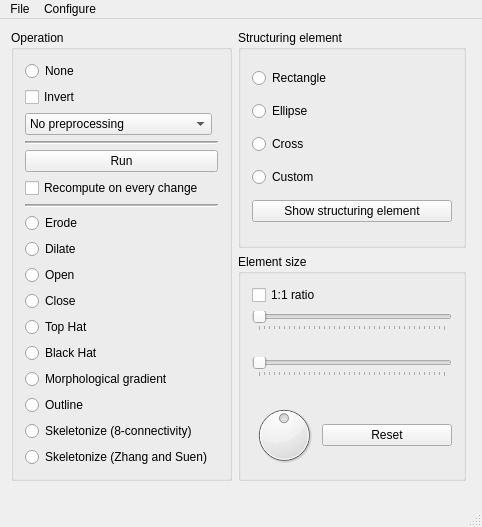
<?xml version="1.0" encoding="UTF-8"?>
<ui version="4.0">
 <author>Kajetan Śwerik</author>
 <class>MainWindow</class>
 <widget class="QMainWindow" name="MainWindow">
  <property name="geometry">
   <rect>
    <x>0</x>
    <y>0</y>
    <width>482</width>
    <height>527</height>
   </rect>
  </property>
  <property name="sizePolicy">
   <sizepolicy hsizetype="Minimum" vsizetype="Minimum">
    <horstretch>0</horstretch>
    <verstretch>0</verstretch>
   </sizepolicy>
  </property>
  <property name="windowTitle">
   <string>Morph OpenCL</string>
  </property>
  <widget class="QWidget" name="qcentralWidget">
   <property name="sizePolicy">
    <sizepolicy hsizetype="Minimum" vsizetype="Minimum">
     <horstretch>0</horstretch>
     <verstretch>0</verstretch>
    </sizepolicy>
   </property>
   <property name="maximumSize">
    <size>
     <width>16777215</width>
     <height>16777215</height>
    </size>
   </property>
   <layout class="QGridLayout" name="gridLayout_2">
    <item row="0" column="0">
     <layout class="QGridLayout" name="gridLayout_4">
      <item row="0" column="4">
       <widget class="QGroupBox" name="gbElement">
        <property name="sizePolicy">
         <sizepolicy hsizetype="Minimum" vsizetype="Minimum">
          <horstretch>0</horstretch>
          <verstretch>0</verstretch>
         </sizepolicy>
        </property>
        <property name="minimumSize">
         <size>
          <width>0</width>
          <height>0</height>
         </size>
        </property>
        <property name="maximumSize">
         <size>
          <width>16777215</width>
          <height>16777215</height>
         </size>
        </property>
        <property name="title">
         <string>Structuring element</string>
        </property>
        <layout class="QVBoxLayout" name="verticalLayout">
         <item>
          <widget class="QRadioButton" name="rbRect">
           <property name="text">
            <string>Rectangle</string>
           </property>
          </widget>
         </item>
         <item>
          <widget class="QRadioButton" name="rbEllipse">
           <property name="text">
            <string>Ellipse</string>
           </property>
          </widget>
         </item>
         <item>
          <widget class="QRadioButton" name="rbCross">
           <property name="text">
            <string>Cross</string>
           </property>
          </widget>
         </item>
         <item>
          <widget class="QRadioButton" name="rbCustom">
           <property name="text">
            <string>Custom</string>
           </property>
          </widget>
         </item>
         <item>
          <widget class="QPushButton" name="pbShowSE">
           <property name="text">
            <string>Show structuring element</string>
           </property>
          </widget>
         </item>
        </layout>
       </widget>
      </item>
      <item row="1" column="4">
       <widget class="QGroupBox" name="gbElementSize">
        <property name="enabled">
         <bool>true</bool>
        </property>
        <property name="sizePolicy">
         <sizepolicy hsizetype="Minimum" vsizetype="Minimum">
          <horstretch>0</horstretch>
          <verstretch>0</verstretch>
         </sizepolicy>
        </property>
        <property name="minimumSize">
         <size>
          <width>0</width>
          <height>0</height>
         </size>
        </property>
        <property name="maximumSize">
         <size>
          <width>16777215</width>
          <height>16777215</height>
         </size>
        </property>
        <property name="title">
         <string>Element size</string>
        </property>
        <layout class="QGridLayout" name="gridLayout">
         <item row="0" column="0" colspan="2">
          <widget class="QCheckBox" name="cbSquare">
           <property name="text">
            <string>1:1 ratio</string>
           </property>
          </widget>
         </item>
         <item row="1" column="0" colspan="2">
          <widget class="QSlider" name="hsXElementSize">
           <property name="sizePolicy">
            <sizepolicy hsizetype="Minimum" vsizetype="Fixed">
             <horstretch>0</horstretch>
             <verstretch>0</verstretch>
            </sizepolicy>
           </property>
           <property name="minimumSize">
            <size>
             <width>200</width>
             <height>0</height>
            </size>
           </property>
           <property name="minimum">
            <number>1</number>
           </property>
           <property name="maximum">
            <number>75</number>
           </property>
           <property name="pageStep">
            <number>2</number>
           </property>
           <property name="orientation">
            <enum>Qt::Horizontal</enum>
           </property>
           <property name="invertedAppearance">
            <bool>false</bool>
           </property>
           <property name="invertedControls">
            <bool>false</bool>
           </property>
           <property name="tickPosition">
            <enum>QSlider::TicksBelow</enum>
           </property>
           <property name="tickInterval">
            <number>0</number>
           </property>
          </widget>
         </item>
         <item row="2" column="0">
          <widget class="QLabel" name="lbXElementSize">
           <property name="text">
            <string/>
           </property>
           <property name="alignment">
            <set>Qt::AlignRight|Qt::AlignTrailing|Qt::AlignVCenter</set>
           </property>
          </widget>
         </item>
         <item row="3" column="0" colspan="2">
          <widget class="QSlider" name="hsYElementSize">
           <property name="sizePolicy">
            <sizepolicy hsizetype="Minimum" vsizetype="Fixed">
             <horstretch>0</horstretch>
             <verstretch>0</verstretch>
            </sizepolicy>
           </property>
           <property name="minimumSize">
            <size>
             <width>0</width>
             <height>0</height>
            </size>
           </property>
           <property name="minimum">
            <number>1</number>
           </property>
           <property name="maximum">
            <number>75</number>
           </property>
           <property name="pageStep">
            <number>2</number>
           </property>
           <property name="orientation">
            <enum>Qt::Horizontal</enum>
           </property>
           <property name="tickPosition">
            <enum>QSlider::TicksBelow</enum>
           </property>
          </widget>
         </item>
         <item row="4" column="0">
          <widget class="QLabel" name="lbYElementSize">
           <property name="text">
            <string/>
           </property>
           <property name="alignment">
            <set>Qt::AlignRight|Qt::AlignTrailing|Qt::AlignVCenter</set>
           </property>
          </widget>
         </item>
         <item row="5" column="0" rowspan="3">
          <widget class="QDial" name="dialRotation">
           <property name="minimumSize">
            <size>
             <width>64</width>
             <height>64</height>
            </size>
           </property>
           <property name="maximumSize">
            <size>
             <width>64</width>
             <height>64</height>
            </size>
           </property>
           <property name="maximum">
            <number>360</number>
           </property>
           <property name="value">
            <number>180</number>
           </property>
           <property name="orientation">
            <enum>Qt::Horizontal</enum>
           </property>
           <property name="wrapping">
            <bool>true</bool>
           </property>
          </widget>
         </item>
         <item row="5" column="1">
          <widget class="QLabel" name="lbRotation">
           <property name="text">
            <string/>
           </property>
           <property name="alignment">
            <set>Qt::AlignCenter</set>
           </property>
          </widget>
         </item>
         <item row="6" column="1">
          <widget class="QPushButton" name="pbResetRotation">
           <property name="sizePolicy">
            <sizepolicy hsizetype="Preferred" vsizetype="Preferred">
             <horstretch>0</horstretch>
             <verstretch>0</verstretch>
            </sizepolicy>
           </property>
           <property name="text">
            <string>Reset</string>
           </property>
          </widget>
         </item>
        </layout>
       </widget>
      </item>
      <item row="0" column="3" rowspan="2">
       <layout class="QVBoxLayout" name="verticalLayout_3">
        <item>
         <widget class="QGroupBox" name="bpOperation">
          <property name="sizePolicy">
           <sizepolicy hsizetype="Minimum" vsizetype="Minimum">
            <horstretch>0</horstretch>
            <verstretch>0</verstretch>
           </sizepolicy>
          </property>
          <property name="title">
           <string>Operation</string>
          </property>
          <layout class="QGridLayout" name="gridLayout_3">
           <property name="sizeConstraint">
            <enum>QLayout::SetMinimumSize</enum>
           </property>
           <property name="spacing">
            <number>6</number>
           </property>
           <item row="0" column="0" colspan="2">
            <widget class="QRadioButton" name="rbNone">
             <property name="text">
              <string>None</string>
             </property>
            </widget>
           </item>
           <item row="1" column="0" colspan="2">
            <widget class="QCheckBox" name="cbInvert">
             <property name="text">
              <string>Invert</string>
             </property>
            </widget>
           </item>
           <item row="3" column="0" colspan="2">
            <widget class="Line" name="line">
             <property name="frameShadow">
              <enum>QFrame::Sunken</enum>
             </property>
             <property name="lineWidth">
              <number>1</number>
             </property>
             <property name="midLineWidth">
              <number>1</number>
             </property>
             <property name="orientation">
              <enum>Qt::Horizontal</enum>
             </property>
            </widget>
           </item>
           <item row="10" column="0" colspan="2">
            <widget class="QRadioButton" name="rbErode">
             <property name="text">
              <string>Erode</string>
             </property>
            </widget>
           </item>
           <item row="11" column="0" colspan="2">
            <widget class="QRadioButton" name="rbDilate">
             <property name="text">
              <string>Dilate</string>
             </property>
            </widget>
           </item>
           <item row="12" column="0" colspan="2">
            <widget class="QRadioButton" name="rbOpen">
             <property name="text">
              <string>Open</string>
             </property>
            </widget>
           </item>
           <item row="13" column="0" colspan="2">
            <widget class="QRadioButton" name="rbClose">
             <property name="text">
              <string>Close</string>
             </property>
            </widget>
           </item>
           <item row="15" column="0" colspan="2">
            <widget class="QRadioButton" name="rbTopHat">
             <property name="text">
              <string>Top Hat</string>
             </property>
            </widget>
           </item>
           <item row="17" column="0" colspan="2">
            <widget class="QRadioButton" name="rbBlackHat">
             <property name="text">
              <string>Black Hat</string>
             </property>
            </widget>
           </item>
           <item row="20" column="0" colspan="2">
            <widget class="QRadioButton" name="rbSkeleton">
             <property name="text">
              <string>Skeletonize (8-connectivity)</string>
             </property>
            </widget>
           </item>
           <item row="19" column="0" colspan="2">
            <widget class="QRadioButton" name="rbOutline">
             <property name="text">
              <string>Outline</string>
             </property>
            </widget>
           </item>
           <item row="18" column="0">
            <widget class="QRadioButton" name="rbGradient">
             <property name="text">
              <string>Morphological gradient</string>
             </property>
            </widget>
           </item>
           <item row="6" column="0" colspan="2">
            <widget class="QPushButton" name="pbRun">
             <property name="text">
              <string>Run</string>
             </property>
            </widget>
           </item>
           <item row="8" column="0" colspan="2">
            <widget class="QCheckBox" name="cbAutoTrigger">
             <property name="text">
              <string>Recompute on every change</string>
             </property>
            </widget>
           </item>
           <item row="9" column="0" colspan="2">
            <widget class="Line" name="line_2">
             <property name="lineWidth">
              <number>1</number>
             </property>
             <property name="midLineWidth">
              <number>1</number>
             </property>
             <property name="orientation">
              <enum>Qt::Horizontal</enum>
             </property>
            </widget>
           </item>
           <item row="21" column="0">
            <widget class="QRadioButton" name="rbSkeletonZhang">
             <property name="text">
              <string>Skeletonize (Zhang and Suen)</string>
             </property>
            </widget>
           </item>
           <item row="2" column="0">
            <widget class="QComboBox" name="cmbBayer">
             <item>
              <property name="text">
               <string>No preprocessing</string>
              </property>
             </item>
             <item>
              <property name="text">
               <string>Bayer RG</string>
              </property>
             </item>
             <item>
              <property name="text">
               <string>Bayer GR</string>
              </property>
             </item>
             <item>
              <property name="text">
               <string>Bayer BG</string>
              </property>
             </item>
             <item>
              <property name="text">
               <string>Bayer GB</string>
              </property>
             </item>
            </widget>
           </item>
          </layout>
         </widget>
        </item>
       </layout>
      </item>
      <item row="2" column="3" colspan="2">
       <spacer name="verticalSpacer">
        <property name="orientation">
         <enum>Qt::Vertical</enum>
        </property>
        <property name="sizeType">
         <enum>QSizePolicy::MinimumExpanding</enum>
        </property>
        <property name="sizeHint" stdset="0">
         <size>
          <width>0</width>
          <height>0</height>
         </size>
        </property>
       </spacer>
      </item>
      <item row="0" column="0" rowspan="3">
       <layout class="QVBoxLayout" name="previewVerticalLayout"/>
      </item>
     </layout>
    </item>
    <item row="0" column="1">
     <spacer name="horizontalSpacer">
      <property name="orientation">
       <enum>Qt::Horizontal</enum>
      </property>
      <property name="sizeType">
       <enum>QSizePolicy::MinimumExpanding</enum>
      </property>
      <property name="sizeHint" stdset="0">
       <size>
        <width>0</width>
        <height>0</height>
       </size>
      </property>
     </spacer>
    </item>
   </layout>
  </widget>
  <widget class="QStatusBar" name="qstatusBar"/>
  <widget class="QMenuBar" name="qmenuBar">
   <property name="geometry">
    <rect>
     <x>0</x>
     <y>0</y>
     <width>482</width>
     <height>20</height>
    </rect>
   </property>
   <widget class="QMenu" name="menuFile">
    <property name="title">
     <string>File</string>
    </property>
    <addaction name="actionCameraInput"/>
    <addaction name="actionOpen"/>
    <addaction name="actionSave"/>
    <addaction name="separator"/>
    <addaction name="actionSaveSE"/>
    <addaction name="actionOpenSE"/>
    <addaction name="separator"/>
    <addaction name="actionExit"/>
   </widget>
   <widget class="QMenu" name="menuConfig">
    <property name="title">
     <string>Configure</string>
    </property>
    <addaction name="actionOpenCL"/>
    <addaction name="actionPickMethod"/>
    <addaction name="separator"/>
    <addaction name="actionSettings"/>
   </widget>
   <addaction name="menuFile"/>
   <addaction name="menuConfig"/>
  </widget>
  <action name="actionOpen">
   <property name="text">
    <string>&amp;Open image</string>
   </property>
  </action>
  <action name="actionSave">
   <property name="text">
    <string>&amp;Save image</string>
   </property>
  </action>
  <action name="actionExit">
   <property name="text">
    <string>E&amp;xit</string>
   </property>
  </action>
  <action name="actionUse_OpenCL">
   <property name="checkable">
    <bool>true</bool>
   </property>
   <property name="text">
    <string>Use OpenCL</string>
   </property>
  </action>
  <action name="actionOpenCL_Settings">
   <property name="text">
    <string>OpenCL Settings</string>
   </property>
  </action>
  <action name="actionOpenCL">
   <property name="checkable">
    <bool>true</bool>
   </property>
   <property name="enabled">
    <bool>false</bool>
   </property>
   <property name="text">
    <string>Use OpenCL</string>
   </property>
   <property name="toolTip">
    <string>Use OpenCL instead of OpenCV</string>
   </property>
  </action>
  <action name="actionPickMethod">
   <property name="text">
    <string>Pick method</string>
   </property>
   <property name="toolTip">
    <string>Pick method again (buffer 1D or 2D)</string>
   </property>
   <property name="visible">
    <bool>false</bool>
   </property>
  </action>
  <action name="actionCameraInput">
   <property name="checkable">
    <bool>true</bool>
   </property>
   <property name="text">
    <string>From camera</string>
   </property>
  </action>
  <action name="actionSaveSE">
   <property name="text">
    <string>Save structuring element</string>
   </property>
  </action>
  <action name="actionOpenSE">
   <property name="text">
    <string>Open structuring element</string>
   </property>
  </action>
  <action name="actionSettings">
   <property name="text">
    <string>Settings</string>
   </property>
  </action>
 </widget>
 <layoutdefault spacing="6" margin="11"/>
 <tabstops>
  <tabstop>rbNone</tabstop>
  <tabstop>cbInvert</tabstop>
  <tabstop>rbErode</tabstop>
  <tabstop>rbDilate</tabstop>
  <tabstop>rbOpen</tabstop>
  <tabstop>rbClose</tabstop>
  <tabstop>rbTopHat</tabstop>
  <tabstop>rbBlackHat</tabstop>
  <tabstop>rbOutline</tabstop>
  <tabstop>rbSkeleton</tabstop>
  <tabstop>rbRect</tabstop>
  <tabstop>rbEllipse</tabstop>
  <tabstop>rbCross</tabstop>
  <tabstop>cbSquare</tabstop>
  <tabstop>hsXElementSize</tabstop>
  <tabstop>hsYElementSize</tabstop>
 </tabstops>
 <resources/>
 <connections/>
</ui>
